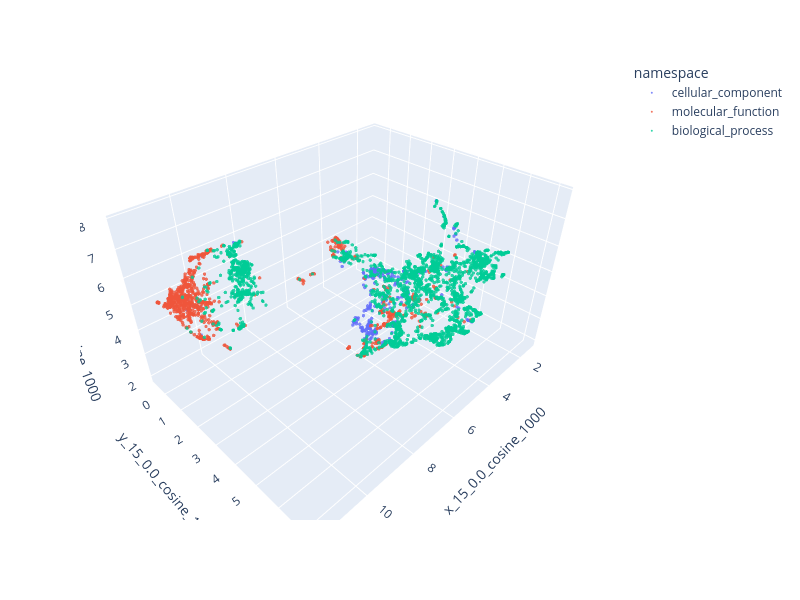
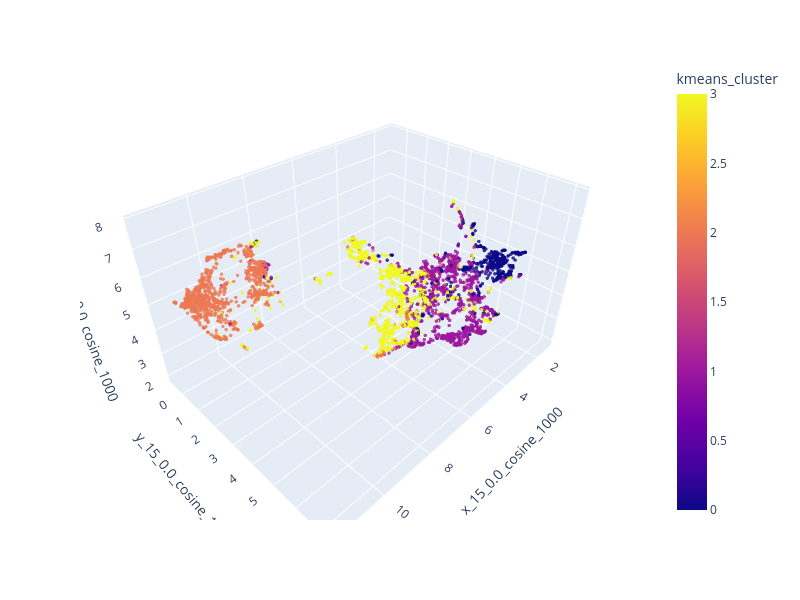

Write notebook code for charts like these, in order.
### Code cell
# interactive plot

# Load mapping
df_map = pd.read_csv(go_folder / "biobert/umap_grid.csv")

# plot
n_neighbors = 15
min_dist = 0.0
metric = "cosine"
epochs = 1000
width = 800
height = 600
size = 2
opacity = 0.8

# namespace labels
fig = px.scatter_3d(
    df_umap,
    x=f"x_{str(n_neighbors)}_{str(min_dist)}_{metric}_{epochs}",
    y=f"y_{str(n_neighbors)}_{str(min_dist)}_{metric}_{epochs}",
    z=f"z_{str(n_neighbors)}_{str(min_dist)}_{metric}_{epochs}",
    color=df_umap["namespace"],
    labels={"color": "namespace"},
    hover_data=["name"],
)
fig.update_traces(marker=dict(size=size), opacity=opacity)
fig.update_layout(width=width, height=height)
fig.show()

# cluster labels
fig = px.scatter_3d(
    df_umap,
    x=f"x_{str(n_neighbors)}_{str(min_dist)}_{metric}_{epochs}",
    y=f"y_{str(n_neighbors)}_{str(min_dist)}_{metric}_{epochs}",
    z=f"z_{str(n_neighbors)}_{str(min_dist)}_{metric}_{epochs}",
    color=df_umap["kmeans_cluster"],
    labels={"color": "cluster"},
    hover_data=["name"],
)
fig.update_traces(marker=dict(size=size), opacity=opacity)
fig.update_layout(width=width, height=height)
fig.show()

### Figure 1 — Plotly figure (JSON) as saved in the notebook; plotly's stock layout.template omitted (floating-point values rounded to 4 significant figures; data arrays with more than 128 entries replaced by an {"elided": "..."} marker saying what was removed)
{"data": [{"customdata": {"elided": "374x1 str values"}, "hovertemplate": "namespace=cellular_component<br>x_15_0.0_cosine_1000=%{x}<br>y_15_0.0_cosine_1000=%{y}<br>z_15_0.0_cosine_1000=%{z}<br>name=%{customdata[0]}<extra></extra>", "legendgroup": "cellular_component", "marker": {"color": "#636efa", "size": 2, "symbol": "circle"}, "mode": "markers", "name": "cellular_component", "opacity": 0.8, "scene": "scene", "showlegend": true, "type": "scatter3d", "x": {"elided": "374 float values"}, "y": {"elided": "374 float values"}, "z": {"elided": "374 float values"}}, {"customdata": {"elided": "1067x1 str values"}, "hovertemplate": "namespace=molecular_function<br>x_15_0.0_cosine_1000=%{x}<br>y_15_0.0_cosine_1000=%{y}<br>z_15_0.0_cosine_1000=%{z}<br>name=%{customdata[0]}<extra></extra>", "legendgroup": "molecular_function", "marker": {"color": "#EF553B", "size": 2, "symbol": "circle"}, "mode": "markers", "name": "molecular_function", "opacity": 0.8, "scene": "scene", "showlegend": true, "type": "scatter3d", "x": {"elided": "1067 float values"}, "y": {"elided": "1067 float values"}, "z": {"elided": "1067 float values"}}, {"customdata": {"elided": "2559x1 str values"}, "hovertemplate": "namespace=biological_process<br>x_15_0.0_cosine_1000=%{x}<br>y_15_0.0_cosine_1000=%{y}<br>z_15_0.0_cosine_1000=%{z}<br>name=%{customdata[0]}<extra></extra>", "legendgroup": "biological_process", "marker": {"color": "#00cc96", "size": 2, "symbol": "circle"}, "mode": "markers", "name": "biological_process", "opacity": 0.8, "scene": "scene", "showlegend": true, "type": "scatter3d", "x": {"elided": "2559 float values"}, "y": {"elided": "2559 float values"}, "z": {"elided": "2559 float values"}}], "layout": {"height": 600, "legend": {"title": {"text": "namespace"}, "tracegroupgap": 0}, "margin": {"t": 60}, "scene": {"domain": {"x": [0, 1], "y": [0, 1]}, "xaxis": {"title": {"text": "x_15_0.0_cosine_1000"}}, "yaxis": {"title": {"text": "y_15_0.0_cosine_1000"}}, "zaxis": {"title": {"text": "z_15_0.0_cosine_1000"}}}, "width": 800}}

### Figure 2 — Plotly figure (JSON) as saved in the notebook; plotly's stock layout.template omitted (floating-point values rounded to 4 significant figures; data arrays with more than 128 entries replaced by an {"elided": "..."} marker saying what was removed)
{"data": [{"customdata": {"elided": "4000x1 str values"}, "hovertemplate": "x_15_0.0_cosine_1000=%{x}<br>y_15_0.0_cosine_1000=%{y}<br>z_15_0.0_cosine_1000=%{z}<br>name=%{customdata[0]}<br>kmeans_cluster=%{marker.color}<extra></extra>", "legendgroup": "", "marker": {"color": {"elided": "4000 int values"}, "coloraxis": "coloraxis", "size": 2, "symbol": "circle"}, "mode": "markers", "name": "", "opacity": 0.8, "scene": "scene", "showlegend": false, "type": "scatter3d", "x": {"elided": "4000 float values"}, "y": {"elided": "4000 float values"}, "z": {"elided": "4000 float values"}}], "layout": {"coloraxis": {"colorbar": {"title": {"text": "kmeans_cluster"}}, "colorscale": [[0, "#0d0887"], [0.1111, "#46039f"], [0.2222, "#7201a8"], [0.3333, "#9c179e"], [0.4444, "#bd3786"], [0.5556, "#d8576b"], [0.6667, "#ed7953"], [0.7778, "#fb9f3a"], [0.8889, "#fdca26"], [1, "#f0f921"]]}, "height": 600, "legend": {"tracegroupgap": 0}, "margin": {"t": 60}, "scene": {"domain": {"x": [0, 1], "y": [0, 1]}, "xaxis": {"title": {"text": "x_15_0.0_cosine_1000"}}, "yaxis": {"title": {"text": "y_15_0.0_cosine_1000"}}, "zaxis": {"title": {"text": "z_15_0.0_cosine_1000"}}}, "width": 800}}
